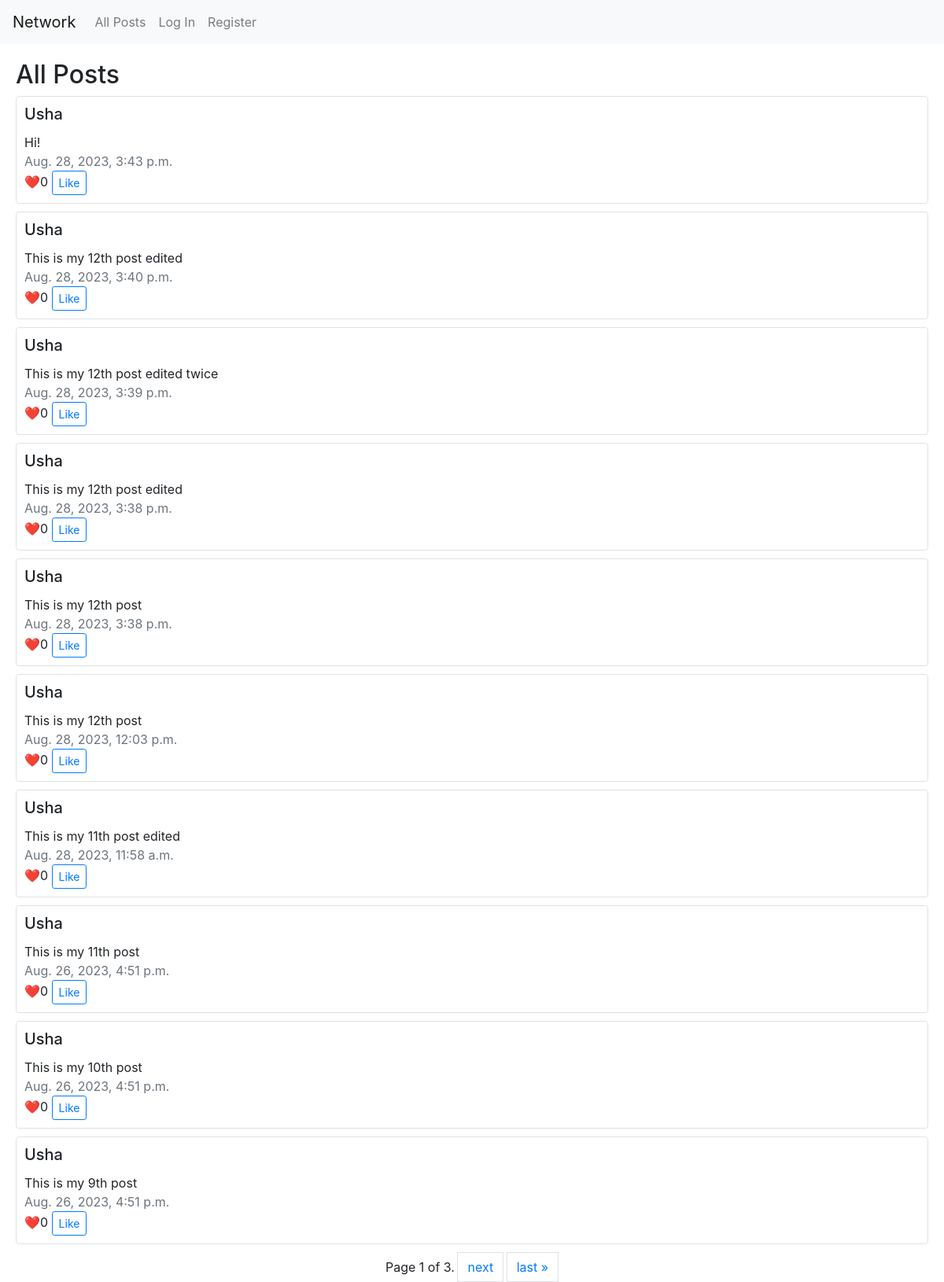
Before: / with the older database file.
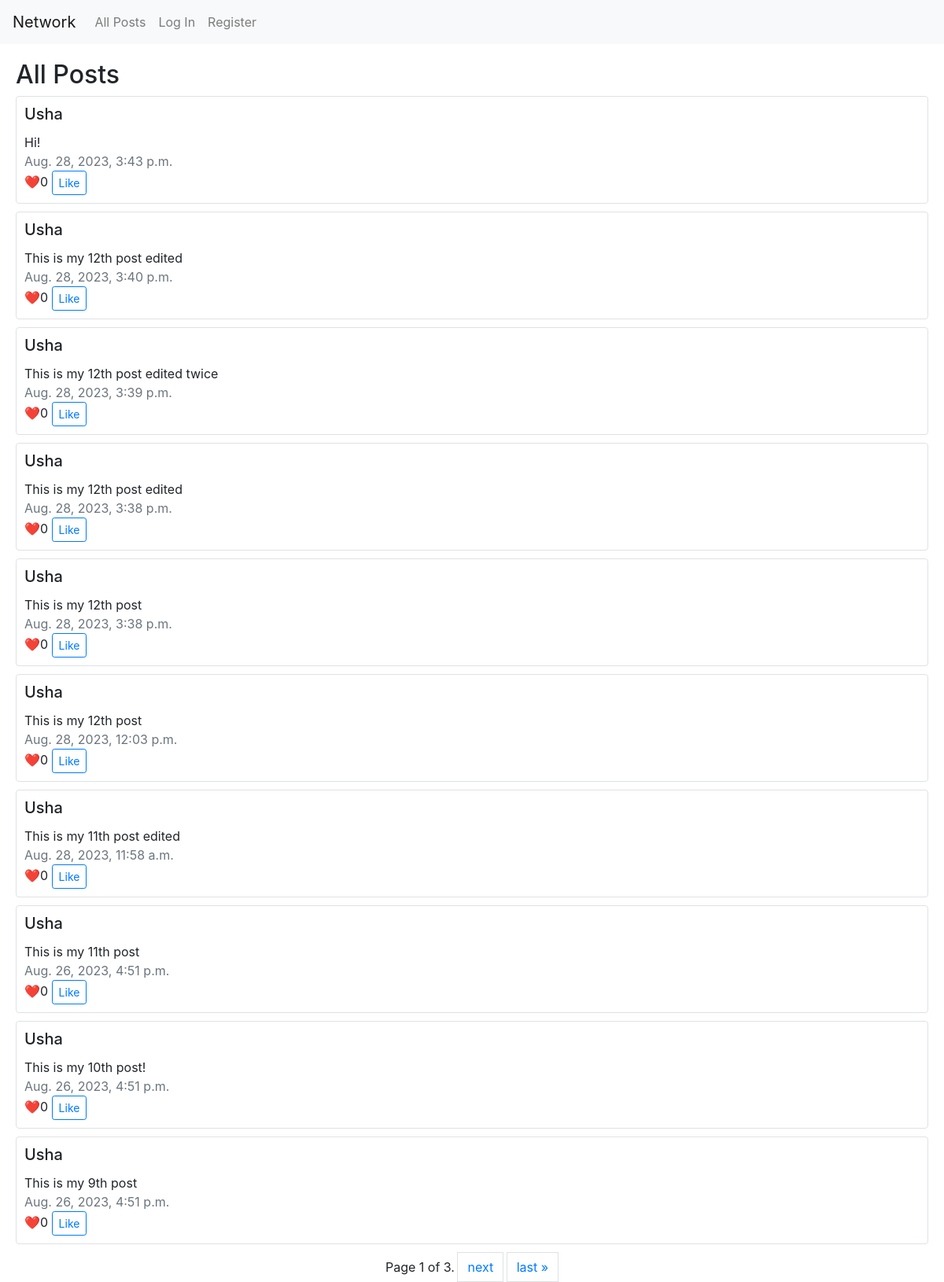
After: the same page with the newer database file.
### network/models.py (models this page shows, shortened)
class Posts(models.Model):
    content = models.TextField(blank=False)
    author = models.ForeignKey(User, on_delete=models.CASCADE, related_name='authored_posts')
    created_at = models.DateTimeField(auto_now_add=True)
    liked = models.ManyToManyField(User, related_name="liked_post", blank=True)

class User(AbstractUser):
    pass

### network/views.py (the view)
# urls.py: path("", views.index, name="index"),
def index(request):
    all_posts = Posts.objects.order_by("-created_at").all()
    paginator = Paginator(all_posts, 10) # show 10 posts per page
    page_number = request.GET.get('page')
    page_obj = paginator.get_page(page_number)
    if request.user.is_authenticated:
        return render(request, "network/index.html", {
            "posts": page_obj,
            "current_user": User.objects.get(id=request.user.id),
        })
    else:
        return render(request, "network/index.html", {
            "posts": page_obj,
            "current_user": None,
        })

### network/templates/network/index.html (shortened to what this page needs)
{% extends "network/layout.html" %}
{% load static %}
{% block body %}
    <h2 style="margin-left: 20px; margin-top: 20px;">All Posts</h2>
    {% for post in posts %}
    <div style="padding-left: 20px; padding-right: 20px; padding-bottom: 10px;">
        <div class="card border" style="padding: 10px;">
            <h5 class="card-title text-capitalize">{{ post.author }}</h5>
            <div class="card-text" id="postContent{{ forloop.counter0 }}">{{ post.content }}</div>
            <div class="text-muted">{{ post.created_at }}</div>
            <div class="card-text">❤️{{ post.liked.count }} <button class="btn btn-sm btn-outline-primary" style="display: block-inline;" id="likeButton">  Like</button></div>
        </div>
    </div>
    {% endfor %}
    <nav aria-label="Page navigation example">
        <div class="pagination justify-content-center">
            <span class="step-links">
                <span class="current" style="display: inline-block">
                    Page {{ posts.number }} of {{ posts.paginator.num_pages }}.
                </span>
                {% if posts.has_next %}
                    <a class="page-link" href="?page={{ posts.next_page_number }}" style="display: inline-block">next</a>
                    <a class="page-link" href="?page={{ posts.paginator.num_pages }}" style="display: inline-block">last &raquo;</a>
                {% endif %}
            </span>
        </div>
    </nav>
{% endblock %}

Changed rows visible on the page:
changed Posts: content "This is my 10th post" → "This is my 10th post!"
